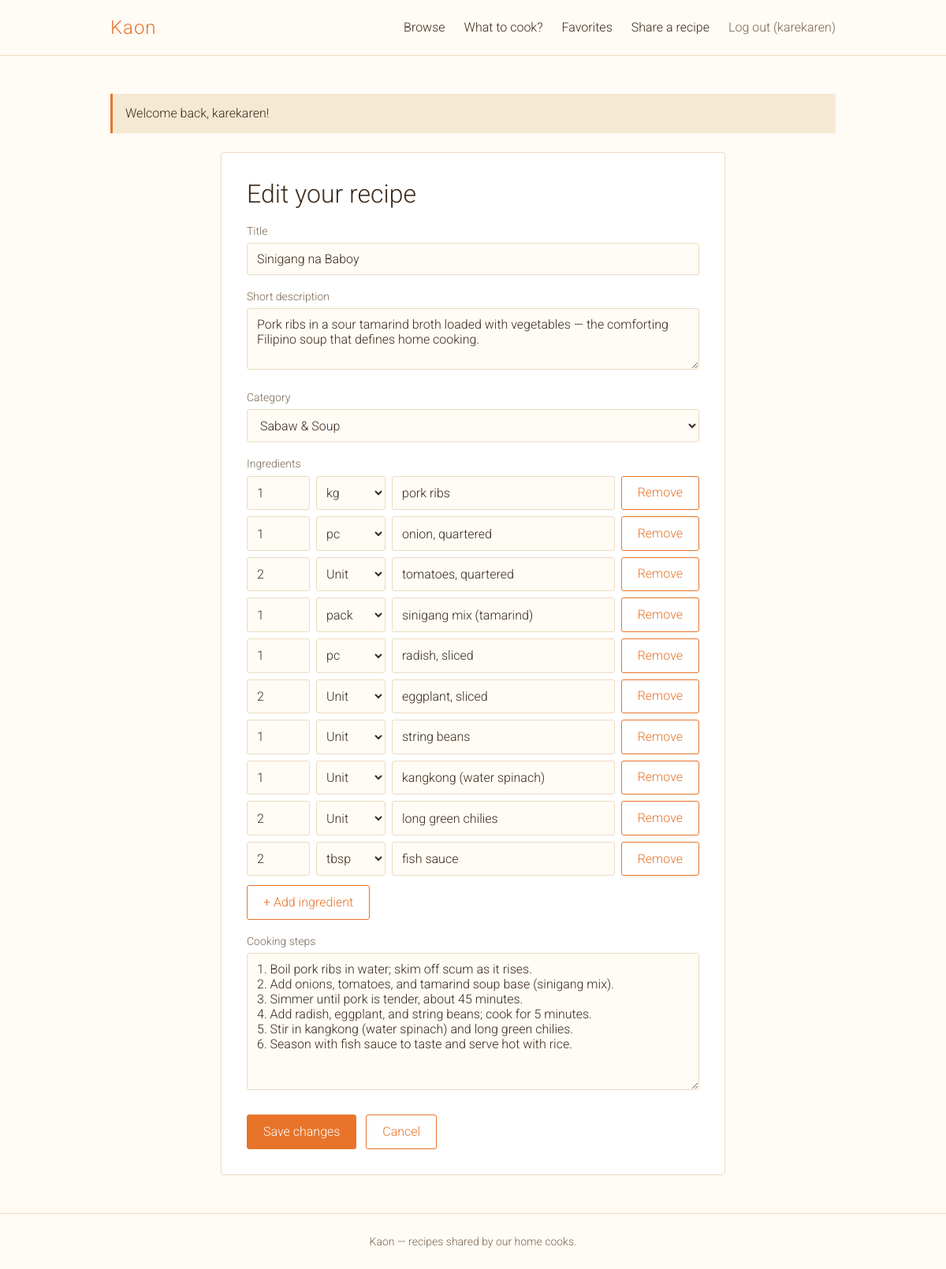
The app's page /recipe_form.php?id=23 (signed in) with its own data.
### tables this page shows
CREATE TABLE `recipes` (
  `id` int(10) UNSIGNED NOT NULL,
  `user_id` int(10) UNSIGNED NOT NULL,
  `category_id` int(10) UNSIGNED NOT NULL,
  `title` varchar(150) NOT NULL,
  `description` varchar(500) NOT NULL,
  `steps` text NOT NULL,
  `created_at` timestamp NOT NULL DEFAULT current_timestamp(),
  `updated_at` timestamp NULL DEFAULT NULL
);

CREATE TABLE `categories` (
  `id` int(10) UNSIGNED NOT NULL,
  `name` varchar(50) NOT NULL
);

CREATE TABLE `ingredients` (
  `id` int(10) UNSIGNED NOT NULL,
  `recipe_id` int(10) UNSIGNED NOT NULL,
  `amount` varchar(10) NOT NULL DEFAULT '',
  `unit` varchar(10) NOT NULL DEFAULT '',
  `name` varchar(100) NOT NULL
);

### includes/init.php (called while the page is built, shortened)
<?php
require_once __DIR__ . '/db.php';
require_once __DIR__ . '/helpers.php';
require_once __DIR__ . '/layout.php';
spl_autoload_register(function (string $class): void {
    $file = __DIR__ . '/../src/' . $class . '.php';
});

### includes/db.php (called while the page is built, shortened)
<?php
function db(): PDO
{
    static $pdo = null;
    if ($pdo === null) {
        $pdo = new PDO(
            'mysql:host=' . DB_HOST . ';dbname=' . DB_NAME . ';charset=utf8mb4',
            DB_USER,
            DB_PASS,
            [
                PDO::ATTR_ERRMODE            => PDO::ERRMODE_EXCEPTION,
                PDO::ATTR_DEFAULT_FETCH_MODE => PDO::FETCH_ASSOC,
                PDO::ATTR_EMULATE_PREPARES   => false,
                PDO::MYSQL_ATTR_FOUND_ROWS   => true,
                PDO::MYSQL_ATTR_INIT_COMMAND => "SET time_zone = '+08:00'",
            ]
        );
    }
    return $pdo;
}

### src/Recipe.php (called while the page is built, shortened)
<?php
final class Recipe
{
    public function find(int $id, int $viewerId = 0): ?array
    {
        $stmt = $this->db->prepare('
            SELECT r.id, r.user_id, r.category_id, r.title, r.description, r.steps,
                   r.created_at, r.updated_at, u.username, c.name AS category,
                   EXISTS (SELECT 1 FROM favorites f WHERE f.recipe_id = r.id AND f.user_id = :viewer) AS is_fav
            FROM recipes r
            JOIN users u      ON u.id = r.user_id
            JOIN categories c ON c.id = r.category_id
            WHERE r.id = :id');
        $stmt->execute(['viewer' => $viewerId, 'id' => $id]);
        return $stmt->fetch() ?: null;
    }
    public function ingredients(int $recipeId): array
    {
        $stmt = $this->db->prepare('SELECT amount, unit, name FROM ingredients WHERE recipe_id = :id ORDER BY id');
        $stmt->execute(['id' => $recipeId]);
        return $stmt->fetchAll();
    }
}

### includes/helpers.php (called while the page is built, shortened)
<?php
function e(?string $value): string
{
    return htmlspecialchars((string) $value, ENT_QUOTES | ENT_SUBSTITUTE, 'UTF-8');
}

### src/Category.php (called while the page is built, shortened)
<?php
final class Category
{
    public function all(): array
    {
        return $this->db->query('SELECT id, name FROM categories ORDER BY name')->fetchAll();
    }
}

### recipe_form.php (the view, shortened to what this page needs)
<?php
require __DIR__ . '/includes/init.php';
$recipes = new Recipe(db());
$categories   = new Category(db());
$categoryList = $categories->all();
$id = (int) ($_GET['id'] ?? 0);
if ($id) {
    $existing = $recipes->find($id);
}
$old = ['title' => '', 'description' => '', 'category_id' => 0, 'steps' => '', 'ingredients' => []];
if ($id) {
    $old = [
        'title'       => $existing['title'],
        'description' => $existing['description'],
        'category_id' => (int) $existing['category_id'],
        'steps'       => $existing['steps'],
        'ingredients' => $recipes->ingredients($id),
    ];
}
$blankRow = ['amount' => '', 'unit' => '', 'name' => ''];
$fields   = $old['ingredients'] ?: [$blankRow, $blankRow, $blankRow];
?>
<section class="form-card form-wide">
    <h1><?= $id ? 'Edit your recipe' : 'Share a recipe' ?></h1>
    <form method="post" id="recipe-form">
        <label for="title">Title</label>
        <input type="text" id="title" name="title" required minlength="3" maxlength="150"
               value="<?= e($old['title']) ?>">
        <label for="description">Short description</label>
        <textarea id="description" name="description" rows="3" required minlength="10" maxlength="500"><?= e($old['description']) ?></textarea>
        <label for="category_id">Category</label>
        <select id="category_id" name="category_id" required>
            <?php foreach ($categoryList as $c): ?>
                <option value="<?= (int) $c['id'] ?>" <?= (int) $c['id'] === $old['category_id'] ? 'selected' : '' ?>>
                    <?= e($c['name']) ?>
                </option>
            <?php endforeach; ?>
        </select>
        <label>Ingredients</label>
        <div id="ingredient-list">
            <?php foreach ($fields as $row): ?>
                <div class="ingredient-row">
                    <input type="text" name="ingredient_amounts[]" maxlength="10" aria-label="Amount"
                           inputmode="decimal" pattern="<?= e(Validator::AMOUNT_PATTERN) ?>"
                           title="A number like 2, 1.5, 1/2 or 1 1/2"
                           placeholder="Amount" value="<?= e($row['amount']) ?>">
                    <select name="ingredient_units[]" aria-label="Unit">
                        <option value="">Unit</option>
                        <?php foreach (Validator::UNITS as $unit): ?>
                            <option value="<?= e($unit) ?>" <?= $unit === $row['unit'] ? 'selected' : '' ?>><?= e($unit) ?></option>
                        <?php endforeach; ?>
                    </select>
                    <input type="text" name="ingredients[]" maxlength="100" aria-label="Ingredient" autocomplete="off"
                           role="combobox" aria-autocomplete="list" aria-controls="ingredient-suggestions" aria-expanded="false"
                           placeholder="Ingredient" value="<?= e($row['name']) ?>">
                    <button type="button" class="btn btn-outline remove-ingredient">Remove</button>
                </div>
            <?php endforeach; ?>
        </div>
        <button type="button" id="add-ingredient" class="btn btn-outline">+ Add ingredient</button>
        <label for="steps">Cooking steps</label>
        <textarea id="steps" name="steps" rows="8" required minlength="10" maxlength="5000"><?= e($old['steps']) ?></textarea>
        <button type="submit" class="btn"><?= $id ? 'Save changes' : 'Share recipe' ?></button>
        <a href="<?= $id ? 'recipe.php?id=' . $id : 'index.php' ?>" class="btn btn-outline">Cancel</a>
    </form>
</section>

### assets/css/style.css (style rules this page uses)
:root { --cream: #fffbf5; --cream-dark: #f5e9d3; --orange: #e8742a; --orange-dark: #c95e18; --ink: #3a2a1c; --ink-soft: #7a6652; --line: #ecdcc0; }
* { box-sizing: border-box; }
html, body, button, input, select, textarea { font-family: 'Roboto', sans-serif; font-weight: 300; }
body { margin: 0; background: var(--cream); color: var(--ink); font-size: 16px; line-height: 1.6; min-height: 100vh; display: flex; flex-direction: column; }
h1, h2, h3 { font-weight: 300; line-height: 1.25; margin: 0 0 1rem; }
h1 { font-size: 2rem; }
a { color: var(--orange); text-decoration: none; }
.form-card { max-width: 420px; margin: 0 auto; padding: 2rem; background: #fff; border: 1px solid var(--line); border-radius: 4px; }
label { display: block; margin: 1rem 0 0.25rem; font-size: 0.875rem; color: var(--ink-soft); }
input[type=text], input[type=email], input[type=password], input[type=search], input[type=number], select, textarea { width: 100%; padding: 0.6rem 0.75rem; background: var(--cream); border: 1px solid var(--line); border-radius: 3px; color: var(--ink); font-size: 1rem; }
.btn { display: inline-block; margin: 0; padding: 0.6rem 1.25rem; line-height: 1.4; text-align: center; background: var(--orange); border: 1px solid var(--orange); border-radius: 3px; color: #fff; font-size: 1rem; cursor: pointer; }
.form-card .btn, .comment-form .btn { margin-top: 1.5rem; }
.btn-outline { background: transparent; color: var(--orange); }
textarea { resize: vertical; }
.form-wide { max-width: 640px; }
.form-wide .btn + .btn { margin-left: 0.5rem; }
.ingredient-row { display: flex; gap: 0.5rem; margin-bottom: 0.5rem; }
.ingredient-row input, .ingredient-row select { min-width: 0; }
.ingredient-row input[name="ingredient_amounts[]"] { flex: 0 0 5rem; width: 5rem; }
.ingredient-row select { flex: 0 0 5.5rem; width: 5.5rem; padding-left: 0.5rem; padding-right: 0.25rem; }
.ingredient-row input[name="ingredients[]"] { flex: 1 1 auto; }
#add-ingredient { margin-top: 0.25rem; }
.ingredient-row .btn { margin-top: 0; }

### records on screen
recipes: title "Sinigang na Baboy", description "Pork ribs in a sour tamarind broth loaded with vegetables — the comforting Filipino soup that defines home cooking.", category_id "Sabaw & Soup", steps "1. Boil pork ribs in water; skim off scum as it rises. 2. Add onions, tomatoes, and tamarind soup base (sinigang mix). 3. Simmer until pork is tender, about 45 minutes. 4. Add radish, eggplant, and string beans; cook for 5 minutes. 5. Stir in kangkong (water spinach) and long green chilies. 6. Season with fish sauce to taste and serve hot with rice."
ingredients: amount "1", name "pork ribs"
ingredients: amount "1", name "onion, quartered"
ingredients: amount "2", name "tomatoes, quartered"
ingredients: amount "1", name "sinigang mix (tamarind)"
ingredients: amount "1", name "radish, sliced"
ingredients: amount "2", name "eggplant, sliced"
ingredients: amount "1", name "string beans"
ingredients: amount "1", name "kangkong (water spinach)"
ingredients: amount "2", name "long green chilies"
ingredients: amount "2", name "fish sauce"

### other values on screen
Auth::username() "karekaren"
$f['message'] "Welcome back, karekaren!"
form field value "kg"
form field value "pc"
form field value "pack"
form field value "tbsp"
